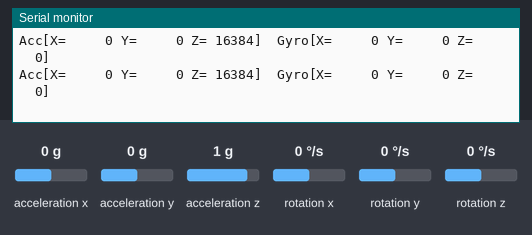
Recording of a sketch running on a simulated ESP32. Parts: the last lines printed to the serial monitor. Wiring (inferred from the names in the program): MPU-6050 motion sensor at I2C address 0x68. The test bench sets the inputs (shaded band); at power-on: acceleration x 0 g, acceleration y 0 g, acceleration z 1 g, rotation x 0 °/s, rotation y 0 °/s, rotation z 0 °/s.

Above: at 1.7 s.
1.8 s: acceleration x set to -1.4 g
At 2.23 s:
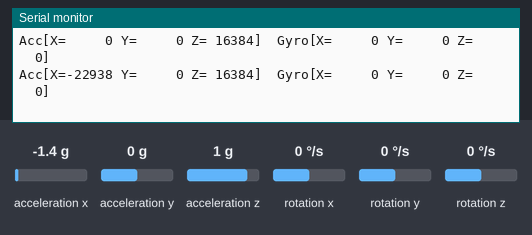
4.1 s: acceleration y set to -1.4 g
At 4.35 s:
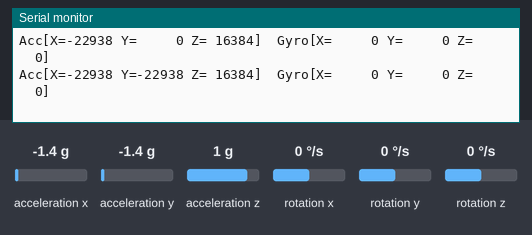
6.2 s: acceleration z set to -1.4 g
At 6.46 s:
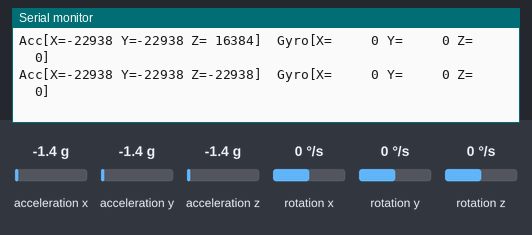
8.3 s: rotation x set to -192 °/s
At 8.58 s:
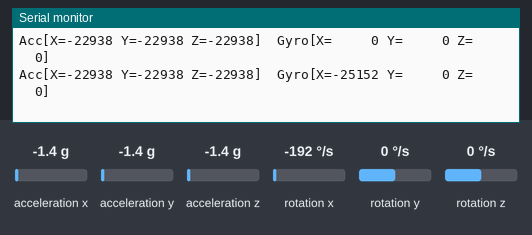
10.4 s: rotation y set to -192 °/s
At 10.69 s:
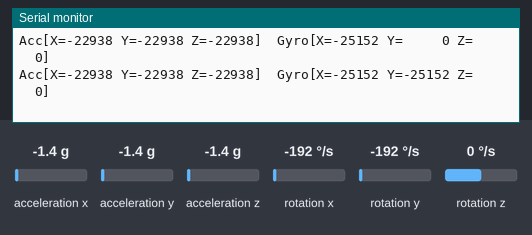
12.5 s: rotation z set to -192 °/s
At 12.8 s:
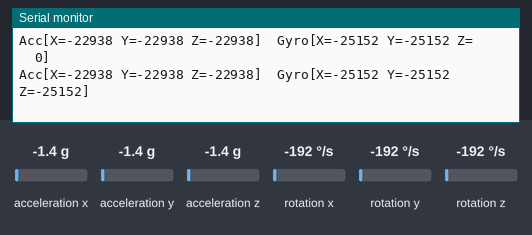

Measured:
- after the input at 1.8 s, the serial monitor: prints a new line after 0.23 s (image 1)
- after the input at 4.1 s, the serial monitor: prints a new line at once (image 2)
- after the input at 6.2 s, the serial monitor: prints a new line after 0.06 s (image 3)
- after the input at 8.3 s, the serial monitor: prints a new line after 0.07 s (image 4)
- after the input at 10.4 s, the serial monitor: prints a new line after 0.08 s (image 5)
- after the input at 12.5 s, the serial monitor: prints a new line after 0.10 s (image 6)

The sketch:

Bai1_Test_I2C_MPU6050.ino
```cpp
/*
  BAI 1: KIEM TRA GIAO TIEP I2C VOI MPU6050
  ------------------------------------------
  Muc tieu:
   - Kiem tra ESP32 co nhan dien duoc MPU6050 tren bus I2C khong (quet dia chi).
   - Doc du lieu tho (raw) tu cam bien va in ra Serial Monitor.

  Phan cung:
   SDA = GPIO23
   SCL = GPIO18
   MPU6050: VCC=3.3V, GND=GND, SDA->GPIO23, SCL->GPIO18

  Cach test:
   1. Nap code, mo Serial Monitor (115200 baud).
   2. Buoc 1 se in ra dia chi I2C tim duoc (phai thay 0x68).
   3. Sau do chuong trinh lien tuc in Acc/Gyro tho. Nghieng board de xem so thay doi.
*/

#include <Wire.h>

#define SDA_PIN 23
#define SCL_PIN 18
#define MPU_ADDR 0x68

int16_t accX, accY, accZ;
int16_t gyroX, gyroY, gyroZ;

// ----------------------------------------------------------------
// Buoc 1: Quet toan bo dia chi I2C tren bus de kiem tra day noi
// ----------------------------------------------------------------
void scanI2C() {
  Serial.println("Dang quet I2C...");
  byte count = 0;
  for (byte addr = 1; addr < 127; addr++) {
    Wire.beginTransmission(addr);
    byte error = Wire.endTransmission();
    if (error == 0) {
      Serial.printf("  -> Tim thay thiet bi tai dia chi 0x%02X\n", addr);
      count++;
    }
  }
  if (count == 0) {
    Serial.println("  !! KHONG tim thay thiet bi nao. Kiem tra lai day SDA/SCL, nguon, dien tro pull-up.");
  } else {
    Serial.printf("Da tim thay %d thiet bi.\n", count);
  }
}

// ----------------------------------------------------------------
// Buoc 2: Danh thuc MPU6050 (thoat che do sleep)
// ----------------------------------------------------------------
void wakeMPU6050() {
  Wire.beginTransmission(MPU_ADDR);
  Wire.write(0x6B);   // dia chi thanh ghi PWR_MGMT_1
  Wire.write(0x00);   // ghi 0 -> danh thuc cam bien
  byte err = Wire.endTransmission(true);
  if (err == 0) {
    Serial.println("Da danh thuc MPU6050 thanh cong.");
  } else {
    Serial.printf("Loi khi ghi PWR_MGMT_1, ma loi I2C = %d\n", err);
  }
}

// ----------------------------------------------------------------
// Buoc 3: Doc 14 byte du lieu tho (Accel 6 byte, Temp 2 byte, Gyro 6 byte)
// ----------------------------------------------------------------
void readMPU6050raw() {
  Wire.beginTransmission(MPU_ADDR);
  Wire.write(0x3B);               // thanh ghi dau: ACCEL_XOUT_H
  byte err = Wire.endTransmission(false);
  if (err != 0) {
    Serial.printf("Loi beginTransmission khi doc: %d\n", err);
    return;
  }

  uint8_t n = Wire.requestFrom(MPU_ADDR, 14, true);
  if (n != 14) {
    Serial.printf("Canh bao: chi nhan duoc %d/14 byte\n", n);
    return;
  }

  accX  = Wire.read() << 8 | Wire.read();
  accY  = Wire.read() << 8 | Wire.read();
  accZ  = Wire.read() << 8 | Wire.read();
  Wire.read(); Wire.read();        // 2 byte nhiet do, bo qua
  gyroX = Wire.read() << 8 | Wire.read();
  gyroY = Wire.read() << 8 | Wire.read();
  gyroZ = Wire.read() << 8 | Wire.read();
}

void setup() {
  Serial.begin(115200);
  delay(500);
  Serial.println("\n=== BAI 1: TEST I2C + MPU6050 ===");

  Wire.begin(SDA_PIN, SCL_PIN);   // chi dinh chan I2C tuy chinh cho ESP32
  Wire.setClock(100000);         // 100kHz cho on dinh khi test

  scanI2C();
  wakeMPU6050();
}

void loop() {
  readMPU6050raw();
  Serial.printf("Acc[X=%6d Y=%6d Z=%6d]  Gyro[X=%6d Y=%6d Z=%6d]\n",
                accX, accY, accZ, gyroX, gyroY, gyroZ);
  delay(300);
}
```
